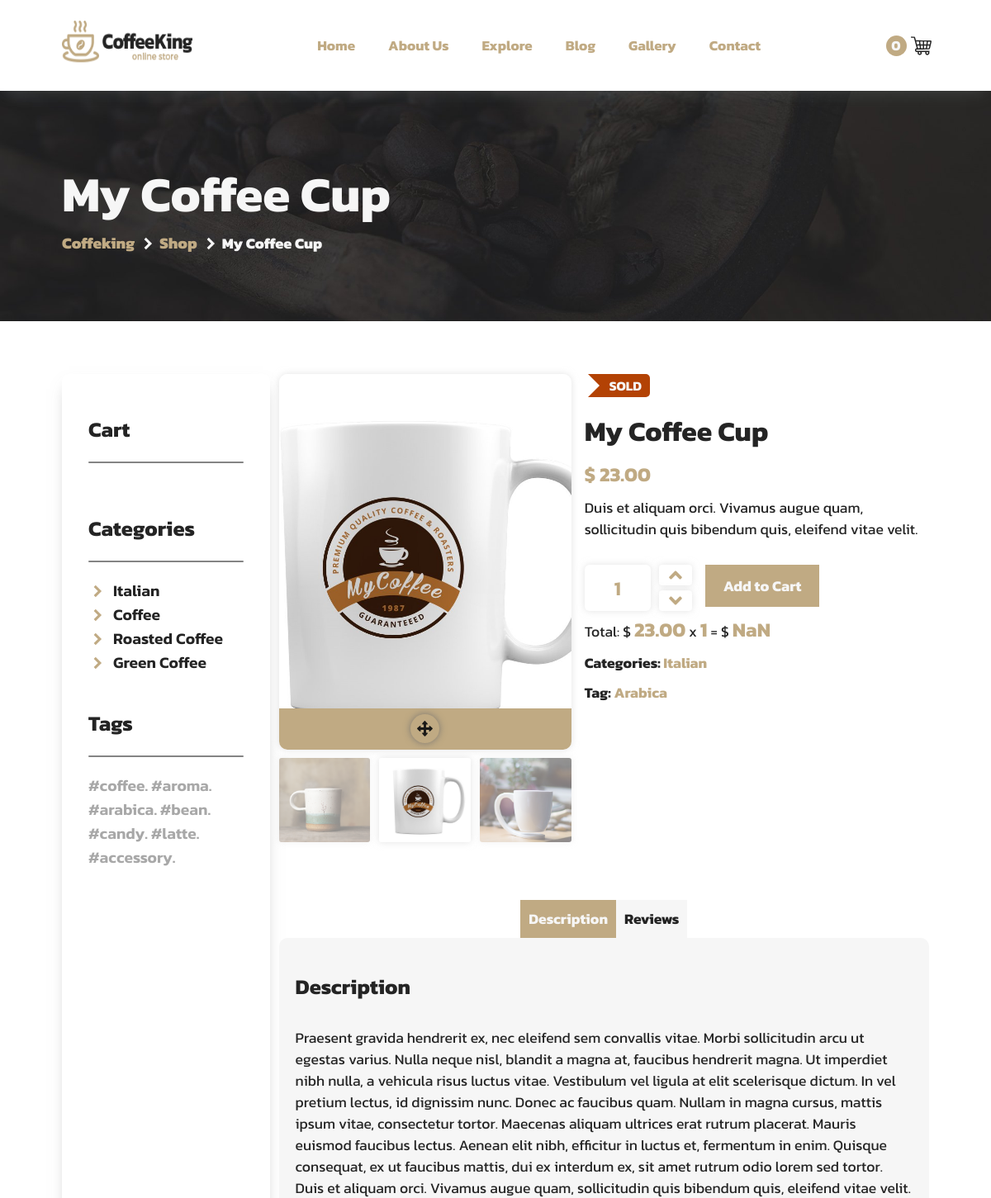
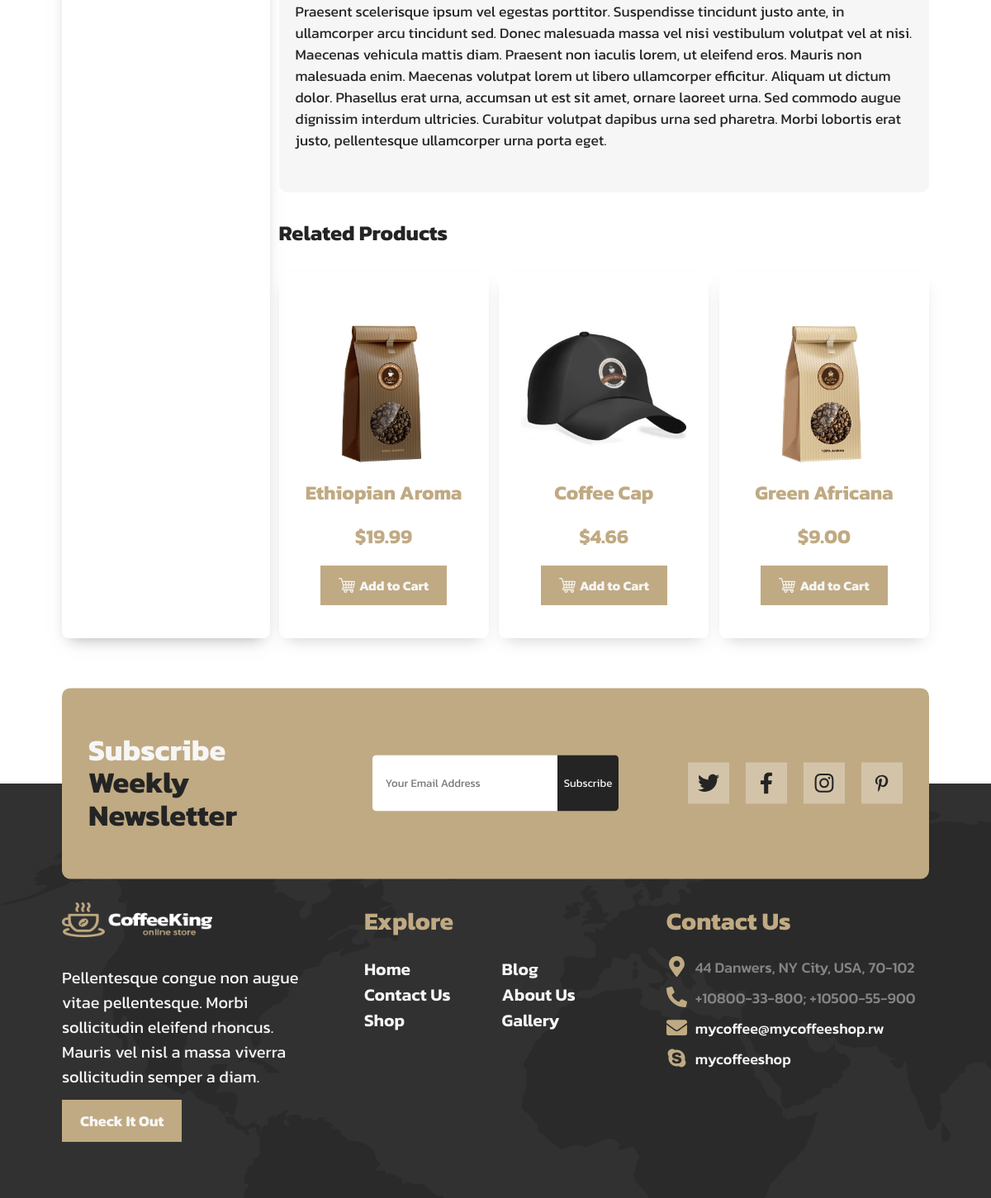
The page /ui/pages/explore/shop/product/index.php?product=1 on the database its author committed (2 pictures, top to bottom).
### tables this page shows
CREATE TABLE `pro_categories` (
  `ID` int(11) NOT NULL,
  `Category_Name` mediumtext NOT NULL
);

CREATE TABLE `pro_tags` (
  `ID` int(11) NOT NULL,
  `Tag_Name` mediumtext NOT NULL
);

CREATE TABLE `product` (
  `ID` int(11) NOT NULL,
  `Product_Name` varchar(2000) NOT NULL,
  `Product_Price` double(250,2) NOT NULL,
  `Product_Discount` double(250,2) NOT NULL,
  `Brief` mediumtext NOT NULL,
  `Quantity` int(100) NOT NULL,
  `Categories` varchar(2000) NOT NULL,
  `Tags` varchar(2000) NOT NULL,
  `Main_Preview` mediumtext NOT NULL,
  `Sub_Preview_1` mediumtext NOT NULL,
  `Sub_Preview_2` mediumtext NOT NULL,
  `Description` longtext NOT NULL,
  `Comments` int(11) NOT NULL
);

### ui/pages/explore/shop/product/index.php (the view, shortened to what this page needs)
<!DOCTYPE html>
<html lang="en">
<?php
include "../../../../../admin/auth/connection.php";
if (isset($_GET['product'])) {
    $id = $_GET['product'];
    $sql = mysqli_query($conn, "SELECT * FROM product WHERE ID = $id");
    $fetch = mysqli_fetch_array($sql);
    $name = $fetch['Product_Name'];
    $price = $fetch['Product_Price'];
    $brief = $fetch['Brief'];
    $stock = $fetch['Quantity'];
    $category = $fetch['Categories'];
    $querycat = mysqli_query($conn, "SELECT * FROM pro_categories WHERE ID = $category");
    $querycatfetch = mysqli_fetch_array($querycat);
    $categories = $querycatfetch['Category_Name'];
    $categoryid = $querycatfetch['ID'];
    $tag = $fetch['Tags'];
    $querytag = mysqli_query($conn, "SELECT * FROM pro_tags WHERE ID = $tag");
    $querytagfetch = mysqli_fetch_array($querytag);
    $tags = $querytagfetch['Tag_Name'];
    $pic = $fetch['Main_Preview'];
    $minipic1 = $fetch['Sub_Preview_1'];
    $minipic2 = $fetch['Sub_Preview_2'];
    $descr = $fetch['Description'];
}
?>
<head>
    <link rel="stylesheet" href="../../../../css/explore/product/main.css">
</head>
<body>
    <header id="mainHeader" class="header">
        <div class="header-cont container">
            <a href="../../../../../" class="logo">
                <img src="../../../../assets/09/logo_black-9.png" alt="">
            </a>
            <nav id="navMenu">
                <a href="../../../../../">Home</a>
                <div class="dropdown">
                    <button>About Us</button>
                </div>
                <div class="dropdown">
                    <button>Explore</button>
                </div>
                <a href="../../../blog/">Blog</a>
                <a href="../../../gallery/">Gallery</a>
                <a href="../../../contact/">Contact</a>
            </nav>
            <div class="header-next">
                <a href="../../cart/" class="header-next-cart">
                    <div class="header-next-number">
                        0
                    </div>
                </a>
            </div>
        </div>
    </header>
    <div class="home-mini">
        <div class="home-mini-cont container">
            <h1 class="prodNameFill">
            </h1>
            <div class="home-mini-links">
                <a href="../../../../../../" class="activeHomeMini">Coffeking</a>
                <svg xmlns="http://www.w3.org/2000/svg" xmlns:xlink="http://www.w3.org/1999/xlink" viewBox="0 0 26 26">
                    <path d="M11.414063 3.585938L8.585938 6.414063L15.171875 13L8.585938 19.585938L11.414063 22.414063L20.828125 13Z" />
                </svg>
                <a href="../../../shop/" class="activeHomeMini">Shop</a>
                <svg xmlns="http://www.w3.org/2000/svg" xmlns:xlink="http://www.w3.org/1999/xlink" viewBox="0 0 26 26">
                    <path d="M11.414063 3.585938L8.585938 6.414063L15.171875 13L8.585938 19.585938L11.414063 22.414063L20.828125 13Z" />
                </svg>
                <p class="prodNameFill">
                </p>
            </div>
        </div>
    </div>
    <div class="single-product" style="margin-bottom: 3rem;">
        <div class="single-product-cont container">
            <?php include "../sidenav_2.php" ?>
            <div class="product-cont-right">
                <div class="product-cont-right-abt">
                    <div class="product-cont-right-abt-left">
                        <div class="bigImg">
                            <img id="bigImg" src="../../../../assets/products/<?php echo $pic ?>" alt="">
                            <div class="bigImgAbs">
                                <p id="modalBtn">
                                </p>
                            </div>
                        </div>
                        <div class="smallImg">
                            <img src="../../../../assets/products/<?php echo $minipic1 ?>" class=" smallImages" onclick="imgPreview(this)" alt="">
                            <img src="../../../../assets/products/<?php echo $pic ?>" id="clickedSmallImg" class="hueImg smallImages" onclick="imgPreview(this)" alt="">
                            <img src="../../../../assets/products/<?php echo $minipic2 ?>" class="smallImages" onclick="imgPreview(this)" alt="">
                        </div>
                    </div>
                    <div class="product-cont-right-abt-right">
                        <?php
                        if ($stock <= 0) {
                        ?>
                            <span class="soldSpan">SOLD</span>
                        <?php } ?>
                        <h1 id="prodName"><?php echo $name ?></h1>
                        <h2>$ <span id="price"><?php echo $price ?></span></h2>
                        <p><?php echo $brief ?></p>
                        <div class="cartProd">
                            <div class="prodNum">
                                <input type="number" value="1" placeholder="1" name="qty" id="qty">
                                <div class="prodNumControls">
                                    <div class="prodNumControl" id="up">
                                        <svg xmlns="http://www.w3.org/2000/svg" viewBox="0 0 320 512">
                                            <path d="M177 159.7l136 136c9.4 9.4 9.4 24.6 0 33.9l-22.6 22.6c-9.4 9.4-24.6 9.4-33.9 0L160 255.9l-96.4 96.4c-9.4 9.4-24.6 9.4-33.9 0L7 329.7c-9.4-9.4-9.4-24.6 0-33.9l136-136c9.4-9.5 24.6-9.5 34-.1z" />
                                        </svg>
                                    </div>
                                    <div class="prodNumControl" id="down">
                                        <svg xmlns="http://www.w3.org/2000/svg" viewBox="0 0 320 512">
                                            <path d="M143 352.3L7 216.3c-9.4-9.4-9.4-24.6 0-33.9l22.6-22.6c9.4-9.4 24.6-9.4 33.9 0l96.4 96.4 96.4-96.4c9.4-9.4 24.6-9.4 33.9 0l22.6 22.6c9.4 9.4 9.4 24.6 0 33.9l-136 136c-9.2 9.4-24.4 9.4-33.8 0z" />
                                        </svg>
                                    </div>
                                </div>
                            </div>
                            <button class="more cart-btn">Add to Cart</button>
                        </div>
                        <p class="priceP">Total: $ <span id="tPrice">00</span> x <span id="totalQty">1</span> = $ <span id="totalPrice">00</span></p>
                        <h2 class="aAndP">Categories:
                            <a href='../categories/?category="<?php echo $categoryid ?>"'><?php echo $categories ?></a>
                        </h2>
                        <h2 class="aAndP">Tag:
                            <a href='../tags/?tag="<?php echo $tagid ?>"'><?php echo $tags ?></a>
                        </h2>
                    </div>
                </div>
                <div class="tabs-main">
                    <div class="tabs-btns">
                        <button class="contentBtn more activeTabBtn" id="clickedDefault" onclick="switcher(this,'description')">Description</button>
                        <button class="contentBtn more" onclick="switcher(this,'reviews')">Reviews</button>
                    </div>
                    <div class="tabs-cnt-main">
                        <div class="tabs-cnt-content tabs-content" id="description">
                            <h1>Description</h1>
                            <p><?php echo $descr ?></p>
                        </div>
                    </div>
                </div>
                <div class="product-cont-right-related">
                    <h1>Related Products</h1>
                    <div class="product-cont-right-crds">
                        <?php
                        $query = mysqli_query($conn, "SELECT * FROM product WHERE Tags  LIKE '%$tags%' AND Categories LIKE '%$categories%' AND ID != $id LIMIT 3");
                        if (mysqli_num_rows($query) == 0) {
                            $query = mysqli_query($conn, "SELECT * FROM `product` WHERE ID != $id ORDER BY RAND() LIMIT 3");
                        }
                        while ($row = mysqli_fetch_array($query)) {
                            $relatedid = $row['ID'];
                            $relatedname = $row['Product_Name'];
                            $relatedprice = $row['Product_Price'];
                            $relateddiscount = $row['Product_Discount'];
                            $relatedimg = $row['Main_Preview'];
                            $relatedstock = $row['Quantity'];
                        ?>
                            <div class="product-crd">
                                <div class="product-crd-img">
                                    <img src="../../../../assets/products/<?php echo $relatedimg ?>" alt="<?php echo $relatedname ?>">
                                </div>
                                <a href='./?product=<?php echo $relatedid ?>'><?php echo $relatedname ?></a>
                                <div class="product-crd-price">
                                    <?php
                                    if ($relatedprice == $relateddiscount) {
                                    ?>
                                        <h1>$<?php echo $relatedprice ?></h1>
                                    <?php } else { ?>
                                        <del>$<?php echo $relatedprice ?></del>
                                        <h1>$<?php echo $relateddiscount ?></h1>
                                    <?php } ?>
                                </div>
                                <button class="more cart-btn" <?php if ($relatedstock <= 0) {
                                                                    echo "disabled";
                                                                } ?>>
                                    Add to Cart
                                </button>
                            </div>
                        <?php } ?>
                    </div>
                </div>
            </div>
        </div>
    </div>
    <div class="footer">
        <div class="footer-cont container">
            <div class="footer-cont-first">
                <div class="footer-cont-first-logo">
                    <img src="../../../../assets/09/logo_white-7.png" alt="">
                </div>
                <p>Pellentesque congue non augue vitae pellentesque. Morbi sollicitudin eleifend rhoncus. Mauris vel nisl a massa viverra sollicitudin semper a diam.</p>
                <a href="../../../soon/" class="more">Check It Out</a>
            </div>
            <div class="footer-cont-scnd footer-crds">
                <h1>Explore</h1>
                <div class="footer-cont-scnd-blw">
                    <a href="../../../../../">Home</a>
                    <a href="../../../blog/">Blog</a>
                    <a href="../../../contact/">Contact Us</a>
                    <a href="../../../about/about/">About Us</a>
                    <a href="../../../explore/shop/">Shop</a>
                    <a href="../../../gallery/">Gallery</a>
                </div>
            </div>
            <div class="footer-cont-thrd footer-crds">
                <h1>Contact Us</h1>
                <div class="footer-cont-thrd-blw">
                    <p>
                        44 Danwers, NY City, USA, 70-102
                    </p>
                    <p>
                        +10800-33-800; +10500-55-900
                    </p>
                    <a href="mailto:mycoffee@mycoffeeshop.rw">
                        mycoffee@mycoffeeshop.rw
                    </a>
                    <a href="">
                        mycoffeeshop
                    </a>
                </div>
            </div>
            <div class="blog-cont-abs">
                <div class="blog-cont-abs-frst">
                    <h1>Subscribe</h1>
                    <h1>
                        <span>Weekly Newsletter</span>
                    </h1>
                </div>
                <form action="">
                    <input type="email" placeholder="Your Email Address" required>
                    <button>Subscribe</button>
                </form>
                <div class="blog-cont-abs-socials">
                    <a href="">
                    </a>
                    <a href="">
                        <svg xmlns="http://www.w3.org/2000/svg" viewBox="0 0 320 512">
                            <path d="M279.14 288l14.22-92.66h-88.91v-60.13c0-25.35 12.42-50.06 52.24-50.06h40.42V6.26S260.43 0 225.36 0c-73.22 0-121.08 44.38-121.08 124.72v70.62H22.89V288h81.39v224h100.17V288z" />
                        </svg>
                    </a>
                    <a href="">
                    </a>
                    <a href="">
                    </a>
                </div>
            </div>
        </div>
    </div>
</body>
</html>

### ui/pages/explore/shop/sidenav_2.php
<?php include "../../../../../admin/auth/connection.php" ?>
<div class="product-cont-left">
    <div class="product-cont-left-crd">
        <h1>Cart</h1>
        <hr>
    </div>
    <div class="product-cont-left-crd">
        <h1>Categories</h1>
        <hr>
        <?php
        $sql = mysqli_query($conn, "SELECT * FROM pro_categories");
        while ($row = mysqli_fetch_array($sql)) {
            $catid = $row['ID'];
            $catname = $row['Category_Name'];
        ?>
            <p>
                <svg xmlns="http://www.w3.org/2000/svg" xmlns:xlink="http://www.w3.org/1999/xlink" viewBox="0 0 26 26">
                    <path d="M11.414063 3.585938L8.585938 6.414063L15.171875 13L8.585938 19.585938L11.414063 22.414063L20.828125 13Z" />
                </svg>
                <a href='../categories?category=<?php echo $catid ?>' class="<?php
                                                                            if (isset($_GET['category'])) {
                                                                                if ($_GET['category'] == $id) {
                                                                                    echo "activeCategory";
                                                                                }
                                                                            }
                                                                            ?>">
                    <?php echo $catname ?>
                </a>
            </p>
        <?php } ?>
    </div>
    <div class="product-cont-left-crd tags">
        <h1>Tags</h1>
        <hr>
        <?php
        $sql = mysqli_query($conn, "SELECT * FROM pro_tags");
        while ($row = mysqli_fetch_array($sql)) {
            $tagid = $row['ID'];
            $tagname = $row['Tag_Name'];
        ?>
            <a href='../tags/?tag=<?php echo $tagid ?>' class="<?php
                                                            if (isset($_GET['tag'])) {
                                                                if ($_GET['tag'] == $id) {
                                                                    echo "activeTag";
                                                                }
                                                            }
                                                            ?>">#<?php echo $tagname ?>.</a>
        <?php } ?>
    </div>
</div>

### rows shown on the page
pro_categories: Category_Name "Italian"
pro_categories: Category_Name "Coffee"
pro_categories: Category_Name "Roasted Coffee"
pro_categories: Category_Name "Green Coffee"
pro_tags: Tag_Name "coffee"
pro_tags: Tag_Name "aroma"
pro_tags: Tag_Name "arabica", Tag_Name "Arabica"
pro_tags: Tag_Name "bean"
pro_tags: Tag_Name "candy"
pro_tags: Tag_Name "latte"
pro_tags: Tag_Name "accessory"
product: Main_Preview (picture), Sub_Preview_1 (picture), Sub_Preview_2 (picture), Product_Name "My Coffee Cup", Product_Price "23.00", Brief "Duis et aliquam orci. Vivamus augue quam, sollicitudin quis bibendum quis, eleifend vitae velit.", Description "Praesent gravida hendrerit ex, nec eleifend sem convallis vitae. Morbi sollicitudin arcu ut egestas varius. Nulla neque nisl, blandit a magna at, faucibus hendrerit magna. Ut imperdiet nibh nulla, a vehicula risus luctus vitae. Vestibulum vel ligula at elit scelerisque dictum. In vel pretium lectus, id dignissim nunc. Donec ac faucibus quam. Nullam in magna cursus, mattis ipsum vitae, consectetur tortor. Maecenas aliquam ultrices erat rutrum placerat. Mauris euismod faucibus lectus. Aenean elit nibh, efficitur in luctus et, fermentum in enim. Quisque consequat, ex ut faucibus mattis, dui ex interdum ex, sit amet rutrum odio lorem sed tortor. Duis et aliquam orci. Vivamus augue quam,…"
product: Main_Preview (picture), Product_Name "Ethiopian Aroma", Product_Price "19.99"
product: Main_Preview (picture), Product_Name "Coffee Cap", Product_Price "4.66"
product: Main_Preview (picture), Product_Name "Green Africana", Product_Price "9.00"
